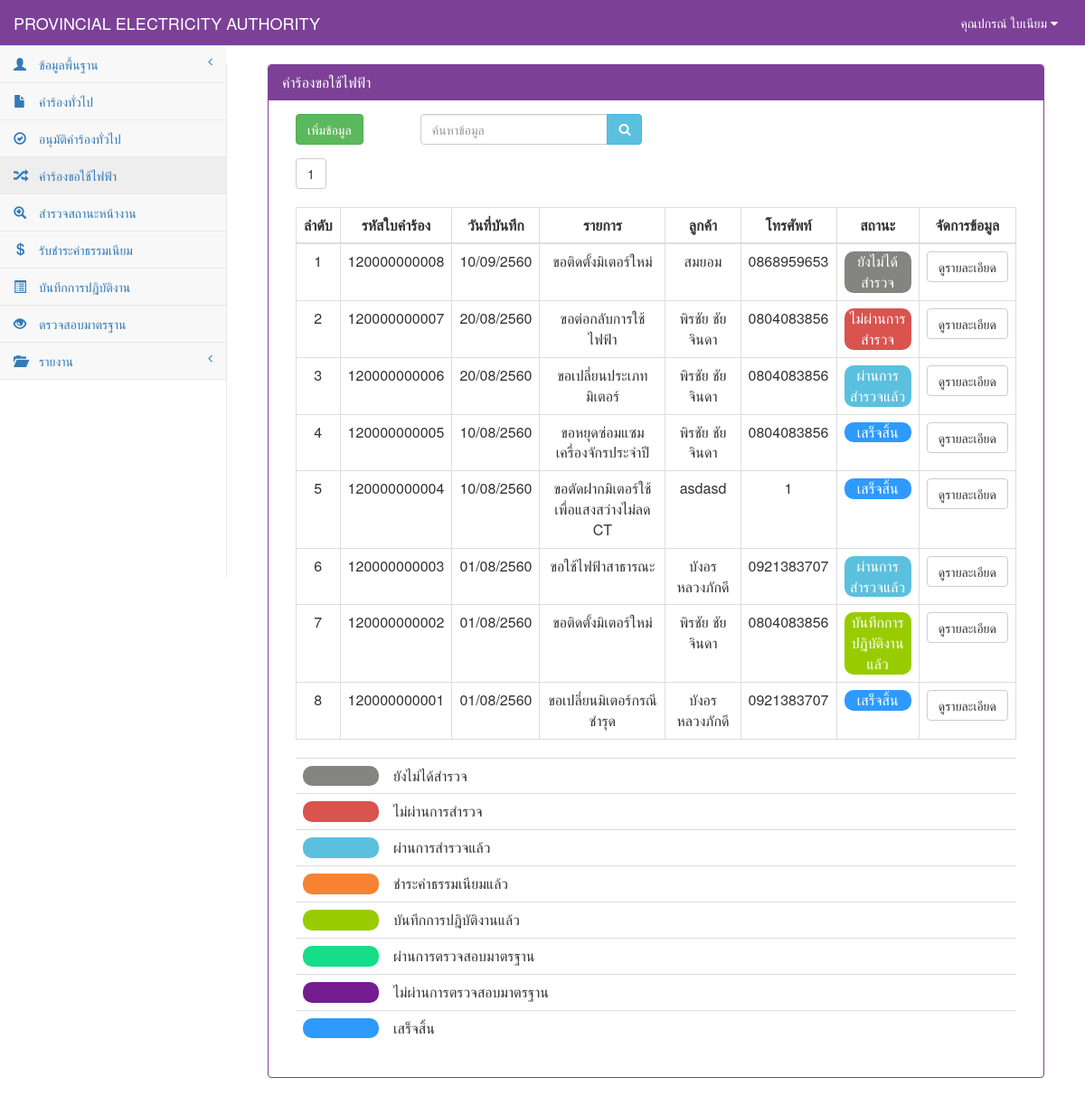
The app's page /RequestElectricity_show.php (signed in), older data.
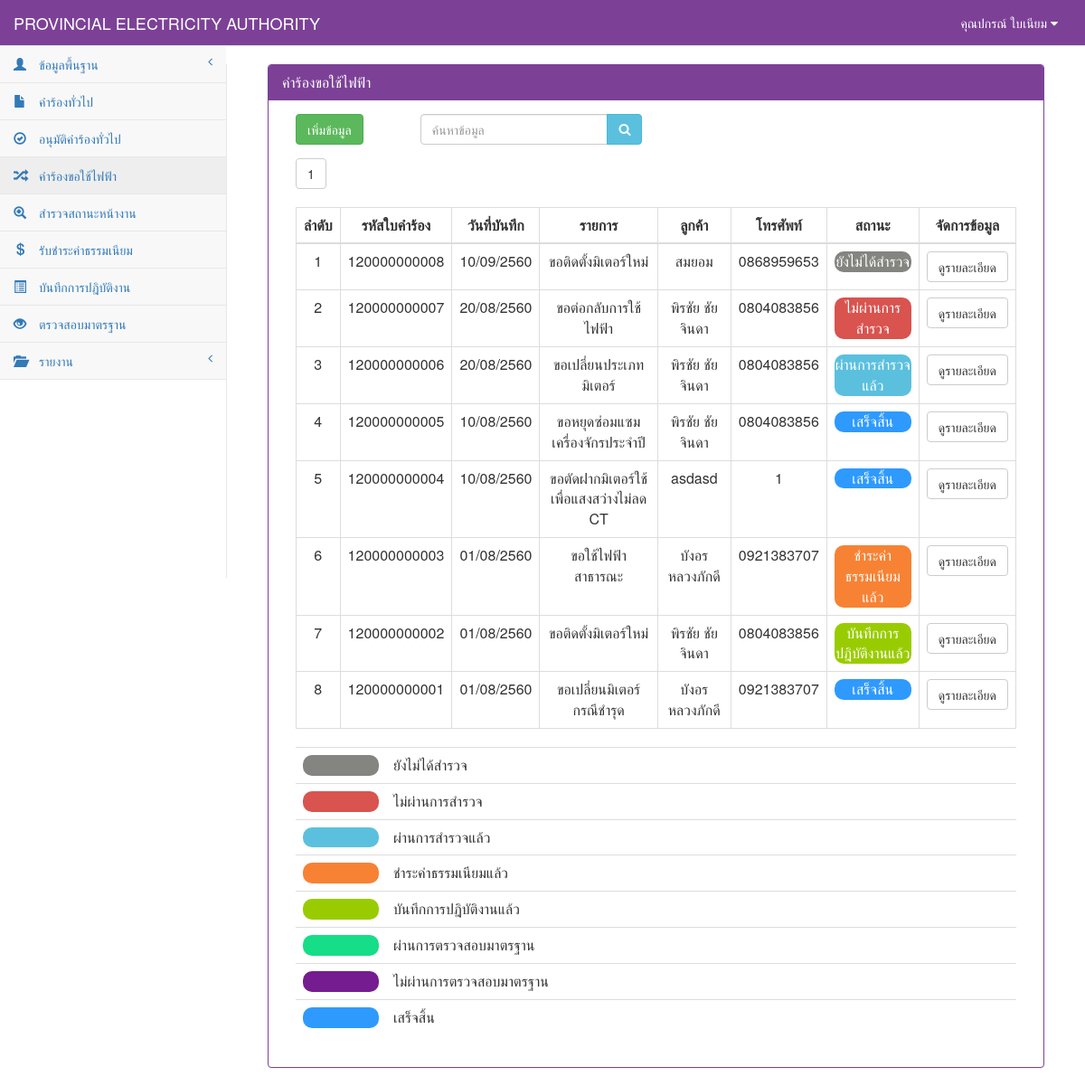
The same page, newer data.
### tables this page shows
CREATE TABLE `tb_electricity` (
  `re_id` char(12) NOT NULL,
  `re_date` date NOT NULL,
  `re_branch` varchar(50) NOT NULL,
  `user_id` char(13) NOT NULL,
  `cus_id` char(13) NOT NULL,
  `re_place_type` int(1) NOT NULL,
  `re_place_other` varchar(50) NOT NULL,
  `re_place_name` varchar(50) NOT NULL,
  `re_place_homeid` varchar(20) NOT NULL,
  `re_place_number` varchar(20) NOT NULL,
  `re_place_village` varchar(20) NOT NULL,
  `re_place_room` varchar(10) NOT NULL,
  `re_place_floor` varchar(5) NOT NULL,
  `re_place_alley` varchar(50) NOT NULL,
  `re_place_alleyway` varchar(50) NOT NULL,
  `re_place_road` varchar(50) NOT NULL,
  `re_place_villno` varchar(2) NOT NULL,
  `re_place_district` varchar(30) NOT NULL,
  `re_place_canton` varchar(30) NOT NULL,
  `re_place_province` varchar(30) NOT NULL,
  `re_place_post` varchar(10) NOT NULL,
  `re_place_tel` char(10) NOT NULL,
  `re_place_fax` char(10) NOT NULL,
  `re_place_email` varchar(30) NOT NULL,
  `re_place_service` varchar(10) NOT NULL,
  `re_contact_place` varchar(100) NOT NULL,
  `re_contact_homeid` varchar(20) NOT NULL,
  `re_contact_number` varchar(20) NOT NULL,
  `re_contact_village` varchar(20) NOT NULL,
  `re_contact_room` varchar(10) NOT NULL,
  `re_contact_floor` varchar(5) NOT NULL,
  `re_contact_alley` varchar(50) NOT NULL,
  `re_contact_alleyway` varchar(50) NOT NULL,
  `re_contact_road` varchar(50) NOT NULL,
  `re_contact_villno` varchar(2) NOT NULL,
  `re_contact_district` varchar(30) NOT NULL,
  `re_contact_canton` varchar(30) NOT NULL,
  `re_contact_province` varchar(30) NOT NULL,
  `re_contact_post` varchar(10) NOT NULL,
  `re_contact_tel` char(10) NOT NULL,
  `re_contact_fax` char(10) NOT NULL,
  `re_contact_email` varchar(30) NOT NULL,
  `re_want_type` int(2) NOT NULL,
  `re_want_other` varchar(100) NOT NULL,
  `re_detail` varchar(100) NOT NULL,
  `re_use_type` int(1) NOT NULL,
  `re_use_other` varchar(255) NOT NULL,
  `re_dateset` date NOT NULL,
  `re_keep_type` int(1) NOT NULL,
  `re_keep_name` varchar(255) NOT NULL,
  `re_keep_homeid` varchar(20) NOT NULL,
  `re_keep_number` varchar(20) NOT NULL,
  `re_keep_village` varchar(20) NOT NULL,
  `re_keep_room` varchar(20) NOT NULL,
  `re_keep_floor` varchar(5) NOT NULL,
  `re_keep_alley` varchar(50) NOT NULL,
  `re_keep_alleyway` varchar(50) NOT NULL,
  `re_keep_road` varchar(50) NOT NULL,
  `re_keep_villno` varchar(2) NOT NULL,
  `re_keep_district` varchar(30) NOT NULL,
  `re_keep_canton` varchar(30) NOT NULL,
  `re_keep_province` varchar(30) NOT NULL,
  `re_keep_post` varchar(10) NOT NULL,
  `re_keep_tel` char(10) NOT NULL,
  `re_keep_fax` char(10) NOT NULL,
  `re_keep_email` varchar(30) NOT NULL,
  `re_picture` varchar(255) NOT NULL,
  `re_status` int(1) NOT NULL,
  PRIMARY KEY  (`re_id`)
);

CREATE TABLE `tb_customer` (
  `cus_id` char(13) NOT NULL,
  `cus_first` varchar(50) NOT NULL,
  `cus_name` varchar(50) NOT NULL,
  `cus_type` varchar(30) NOT NULL,
  `cus_code` char(9) NOT NULL,
  `cus_tax` char(13) NOT NULL,
  `cus_homeid` varchar(20) NOT NULL,
  `cus_number` varchar(20) NOT NULL,
  `cus_village` varchar(20) NOT NULL,
  `cus_room` varchar(10) NOT NULL,
  `cus_floor` varchar(5) NOT NULL,
  `cus_alley` varchar(50) NOT NULL,
  `cus_alleyway` varchar(50) NOT NULL,
  `cus_road` varchar(50) NOT NULL,
  `cus_vilno` varchar(2) NOT NULL,
  `cus_district` varchar(30) NOT NULL,
  `cus_canton` varchar(30) NOT NULL,
  `cus_province` varchar(30) NOT NULL,
  `cus_post` varchar(10) NOT NULL,
  `cus_tel` char(10) NOT NULL,
  `cus_fax` char(10) NOT NULL,
  `cus_email` varchar(30) NOT NULL,
  PRIMARY KEY  (`cus_id`)
);

### connect_db.php (called while the page is built, shortened)
<?php
$dbname="pea";
$limit=10;
?>

### RequestElectricity_show.php (the view, shortened to what the changed rows need)
<?php
include "connect_db.php";
function Dateim($mydate){
    $d=split("-",$mydate);
    $mydate=$d[2]."/".$d[1]."/".($d[0]+543);
    return "$mydate";
}
?>
<!DOCTYPE html>
<html>
<head>
    <link href="vendor/bootstrap/css/bootstrap.css" rel="stylesheet">
    <link href="vendor/metisMenu/metisMenu.css" rel="stylesheet">
    <link href="dist/css/sb-admin-2.css" rel="stylesheet">
    <link href="vendor/font-awesome/css/font-awesome.css" rel="stylesheet" type="text/css">
</head>
<body>
    <div id="page-wrapper">
        <div class="col-sm-12 ">
            <div class="panel panel-primary">
                <div class="panel-heading">
                    <h2 class="panel-title">คำร้องขอใช้ไฟฟ้า</h2>
                </div>
            <div class="panel-body">
            <div class="col-sm-12">
                <div class="table-responsive">
                    ?> <br><br>
                    <table width="100%" class="table table-bordered table-hover">
                        <thead>
                            <tr>
                                <th class=" text-center" >ลำดับ</th>
                                <th class=" text-center" >รหัสใบคำร้อง</th>
                                <th class=" text-center" >วันที่บันทึก</th>
                                <th class=" text-center" >รายการ</th>
                                <th class=" text-center" >ลูกค้า</th>
                                <th class=" text-center" >โทรศัพท์</th>
                                <th class=" text-center" >สถานะ</th>
                                <th class=" text-center">จัดการข้อมูล</th>
                            </tr>
                        </thead>
                            <tbody>
                            <?php
                                if($_GET[start]=="" || $_GET[start]=="1"){
                                        $page="0";
                                }else{
                                        $page=($_GET[start]-1)*$limit;
                                }
                                $sql="select * from tb_electricity where re_id like '%".$_POST[search]."%' order by re_id desc limit $page,$limit";
                                $result=mysql_db_query($dbname,$sql);
                                    if(mysql_num_rows($result)>0){
                                        while($array=mysql_fetch_array($result)){
                                            $page++;
                                            $sqlcus="select * from tb_customer where cus_id='".$array[cus_id]."'";
                                            $resultcus=mysql_db_query($dbname,$sqlcus);
                                            $arraycus=mysql_fetch_array($resultcus);
                                            if ($array[re_want_type] == 0) {
                                                $want = "ขอติดตั้งมิเตอร์ใหม่";
                                            } elseif ($array[re_want_type] == 1) {
                                                $want = "ขอตัดฝากมิเตอร์โดยไม่ใช้ไฟฟ้า";
                                            } elseif ($array[re_want_type] == 2) {
                                                $want = "ขอต่อกลับการใช้ไฟฟ้า";
                                            } elseif ($array[re_want_type] == 3) {
                                                $want = "ขอเพื่มขนาดมิเตอร์/อุปกรณ์ประกอบ";
                                            } elseif ($array[re_want_type] == 4) {
                                                $want = "ขอเปลี่ยนประเภทมิเตอร์";
                                            } elseif ($array[re_want_type] == 5) {
                                                $want = "ขอหยุดซ่อมแซมเครื่องจักรประจำปี";
                                            } elseif ($array[re_want_type] == 6) {
                                                $want = "ขอใช้ไฟฟ้าชั่วคราวแบบเหมาจ่าย";
                                            } elseif ($array[re_want_type] == 7) {
                                                $want = "ขอติดตั้งไฟฟ้าชั่วคราว";
                                            } elseif ($array[re_want_type] == 8) {
                                                $want = "ขอตัดฝากมิเตอร์ใช้เพื่อแสงสว่างไม่ลด CT";
                                            } elseif ($array[re_want_type] == 9) {
                                                $want = "ขอยกเลิกเลิกการใช้ไฟฟ้า";
                                            } elseif ($array[re_want_type] == 10) {
                                                $want = "ชอลดขนาดมิเตอร์/อุปกรณ์ประกอบ";
                                            } elseif ($array[re_want_type] == 11) {
                                                $want = "ขอใช้ไฟฟ้าสาธารณะ";
                                            } elseif ($array[re_want_type] == 12) {
                                                $want = "ขอตัดมิเตอร์ใช้เพื่อแสงสว่างลด CT";
                                            } elseif ($array[re_want_type] == 13) {
                                                $want = "ขอย้ายจุดติดตั้งมิเตอร์/อุปกรณ์ประกอบ";
                                            } elseif ($array[re_want_type] == 14) {
                                                $want = "ขอเปลี่ยนมิเตอร์กรณีชำรุด";
                                            } elseif ($array[re_want_type] == 15) {
                                                $want = "ขอใช้ไฟฟ้าตู้โทรศัพท์ต่อตรง";
                                            } elseif ($array[re_want_type] == 16) {
                                                $want = $array[re_place_other];
                                            }
                                            if($array[re_status]==0){
                                                $label="ยังไม่ได้สำรวจ";
                                                $status="#848480";
                                            }elseif($array[re_status]==1){
                                               $status="#5bc0de";
                                               $label="ผ่านการสำรวจแล้ว";
                                            }elseif($array[re_status]==2){
                                               $status="#F78234";
                                               $label="ชำระค่าธรรมเนียมแล้ว";
                                            }elseif($array[re_status]==3){
                                               $status="#99cc00";
                                               $label="บันทึกการปฎิบัติงานแล้ว";
                                            }elseif($array[re_status]==4){
                                               $status="#16DD87";
                                               $label="ผ่านการตรวจสอบมาตรฐาน";
                                            }elseif($array[re_status]==5){
                                               $status="#751C90";
                                               $label="ไม่ผ่านการตรวจสอบมาตรฐาน";
                                            }elseif($array[re_status]==6){
                                               $status="#2E9AFE";
                                               $label="เสร็จสิ้น";
                                            }elseif($array[re_status]==9){
                                               $status="#d9534f";
                                               $label="ไม่ผ่านการสำรวจ";
                                            }
                            ?>
                                    <tr>
                                        <td class="text-center"><?=$page?></td>
                                            <td class=" text-center"><?=$array[re_id]?></td>
                                            <td class=" text-center"><?= Dateim($array[re_date]);?></td>
                                            <td class=" text-center"><?=$want?></td>
                                            <td class="text-center"><?=$arraycus[cus_name]?></td>
                                            <td class="text-center" ><?=$arraycus[cus_tel]?></td>
                                            <td class="text-center"><div style="border-radius:10px; background-color: <?=$status?>; color: white;"><?=$label?></div></td>
                                            <td align="center">
                                                <div class="btn-group">
                                                    <a class="btn btn-default" href="RequestElectricity_detail.php?re_id=<?=$array[re_id]?>">ดูรายละเอียด</a>
                                                </div>
                                            </td>
                                    </tr>
                                    <?php
                                        }
                                            }else{
                                    ?>
                                    <tr><td colspan="7" align="center">ไม่พบข้อมูล</td></tr>
                                    <?
                                            }
                                    ?>
                            </tbody>
                    </table>
                </div>
            </div>
        </div>
        </div>
    </div>
</div>
</body>
</html>

Row changes from the older to the newer data that the page shows:
changed tb_electricity (number 6 of 8 on the later page): label "ผ่านการสำรวจแล้ว" → "ชำระค่าธรรมเนียมแล้ว"
